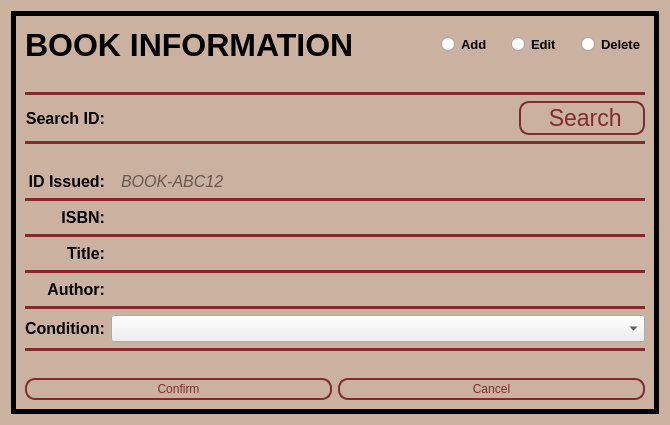
<?xml version="1.0" encoding="UTF-8"?>
<ui version="4.0">
 <class>form_bookInfo</class>
 <widget class="QWidget" name="form_bookInfo">
  <property name="geometry">
   <rect>
    <x>0</x>
    <y>0</y>
    <width>670</width>
    <height>425</height>
   </rect>
  </property>
  <property name="windowTitle">
   <string>Book Information</string>
  </property>
  <property name="styleSheet">
   <string notr="true">.QWidget{background-color: #CBB1A0;border-radius: 10px}</string>
  </property>
  <layout class="QVBoxLayout" name="verticalLayout_4">
   <item>
    <widget class="QFrame" name="border">
     <property name="styleSheet">
      <string notr="true">#border{
	color: &quot;#842a2d&quot;;
}</string>
     </property>
     <property name="frameShape">
      <enum>QFrame::Box</enum>
     </property>
     <property name="frameShadow">
      <enum>QFrame::Plain</enum>
     </property>
     <property name="lineWidth">
      <number>5</number>
     </property>
     <layout class="QVBoxLayout" name="verticalLayout_5">
      <item>
       <layout class="QVBoxLayout" name="verticalLayout_3">
        <item>
         <layout class="QHBoxLayout" name="horizontalLayout_2">
          <item>
           <widget class="QLabel" name="label_title">
            <property name="font">
             <font>
              <pointsize>24</pointsize>
              <bold>true</bold>
             </font>
            </property>
            <property name="styleSheet">
             <string notr="true">.QWidget{background-color: #CBB1A0;border-radius: 10px}</string>
            </property>
            <property name="text">
             <string>BOOK INFORMATION</string>
            </property>
           </widget>
          </item>
          <item>
           <spacer name="horizontalSpacer_4">
            <property name="orientation">
             <enum>Qt::Horizontal</enum>
            </property>
            <property name="sizeHint" stdset="0">
             <size>
              <width>40</width>
              <height>20</height>
             </size>
            </property>
           </spacer>
          </item>
          <item>
           <layout class="QVBoxLayout" name="verticalLayout">
            <item>
             <layout class="QHBoxLayout" name="horizontalLayout">
              <item>
               <widget class="QRadioButton" name="rb_addbook">
                <property name="font">
                 <font>
                  <pointsize>10</pointsize>
                  <bold>true</bold>
                 </font>
                </property>
                <property name="text">
                 <string>Add</string>
                </property>
               </widget>
              </item>
              <item>
               <spacer name="horizontalSpacer_2">
                <property name="orientation">
                 <enum>Qt::Horizontal</enum>
                </property>
                <property name="sizeHint" stdset="0">
                 <size>
                  <width>13</width>
                  <height>40</height>
                 </size>
                </property>
               </spacer>
              </item>
              <item>
               <widget class="QRadioButton" name="rb_editbook">
                <property name="font">
                 <font>
                  <pointsize>10</pointsize>
                  <bold>true</bold>
                 </font>
                </property>
                <property name="text">
                 <string>Edit</string>
                </property>
               </widget>
              </item>
              <item>
               <spacer name="horizontalSpacer_3">
                <property name="orientation">
                 <enum>Qt::Horizontal</enum>
                </property>
                <property name="sizeHint" stdset="0">
                 <size>
                  <width>13</width>
                  <height>40</height>
                 </size>
                </property>
               </spacer>
              </item>
              <item>
               <widget class="QRadioButton" name="rb_deletebook">
                <property name="font">
                 <font>
                  <pointsize>10</pointsize>
                  <bold>true</bold>
                 </font>
                </property>
                <property name="text">
                 <string>Delete</string>
                </property>
               </widget>
              </item>
             </layout>
            </item>
           </layout>
          </item>
         </layout>
        </item>
        <item>
         <spacer name="verticalSpacer_2">
          <property name="orientation">
           <enum>Qt::Vertical</enum>
          </property>
          <property name="sizeHint" stdset="0">
           <size>
            <width>20</width>
            <height>40</height>
           </size>
          </property>
         </spacer>
        </item>
        <item>
         <layout class="QVBoxLayout" name="verticalLayout_2">
          <item>
           <widget class="Line" name="line">
            <property name="styleSheet">
             <string notr="true">border: 2px solid #842a2d;</string>
            </property>
            <property name="orientation">
             <enum>Qt::Horizontal</enum>
            </property>
           </widget>
          </item>
          <item>
           <layout class="QGridLayout" name="gridLayout_2">
            <item row="0" column="1">
             <widget class="QLineEdit" name="input_search">
              <property name="font">
               <font>
                <pointsize>12</pointsize>
                <italic>false</italic>
                <bold>false</bold>
               </font>
              </property>
              <property name="styleSheet">
               <string notr="true">QLineEdit {
      color: #000000;
      font: 12pt &quot;Verdana&quot;;
      border: None;
      border-bottom-color: white;
      border-radius: 10px;
      padding: 0 8px;
      background: #CBB1A0;
      selection-background-color: darkgray;
}</string>
              </property>
             </widget>
            </item>
            <item row="0" column="0">
             <widget class="QLabel" name="search_label">
              <property name="font">
               <font>
                <pointsize>12</pointsize>
                <bold>true</bold>
               </font>
              </property>
              <property name="text">
               <string>Search ID:</string>
              </property>
              <property name="alignment">
               <set>Qt::AlignRight|Qt::AlignTrailing|Qt::AlignVCenter</set>
              </property>
             </widget>
            </item>
            <item row="0" column="2">
             <widget class="QPushButton" name="search_button">
              <property name="font">
               <font>
                <pointsize>17</pointsize>
                <italic>false</italic>
                <bold>false</bold>
               </font>
              </property>
              <property name="cursor">
               <cursorShape>PointingHandCursor</cursorShape>
              </property>
              <property name="styleSheet">
               <string notr="true">QPushButton{
	color: #842a2d;
	font: 17pt &quot;Franklin Gothic Book&quot;;
	border: 2px solid #842a2d;
	padding: 2px;
	border-radius: 10px;
	opacity: 100;
}

QPushButton:hover{
    background-color: #842a2d;
	color: #CBB1A0;
}</string>
              </property>
              <property name="text">
               <string>    Search   </string>
              </property>
             </widget>
            </item>
           </layout>
          </item>
          <item>
           <widget class="Line" name="line_2">
            <property name="styleSheet">
             <string notr="true">border: 2px solid #842a2d;</string>
            </property>
            <property name="orientation">
             <enum>Qt::Horizontal</enum>
            </property>
           </widget>
          </item>
         </layout>
        </item>
        <item>
         <spacer name="verticalSpacer">
          <property name="orientation">
           <enum>Qt::Vertical</enum>
          </property>
          <property name="sizeHint" stdset="0">
           <size>
            <width>20</width>
            <height>40</height>
           </size>
          </property>
         </spacer>
        </item>
        <item>
         <layout class="QGridLayout" name="gridLayout">
          <item row="3" column="0" colspan="2">
           <widget class="Line" name="line_4">
            <property name="styleSheet">
             <string notr="true">border: 2px solid #842a2d;</string>
            </property>
            <property name="orientation">
             <enum>Qt::Horizontal</enum>
            </property>
           </widget>
          </item>
          <item row="2" column="0">
           <widget class="QLabel" name="label_ISBN">
            <property name="font">
             <font>
              <pointsize>12</pointsize>
              <bold>true</bold>
             </font>
            </property>
            <property name="text">
             <string>ISBN:</string>
            </property>
            <property name="alignment">
             <set>Qt::AlignRight|Qt::AlignTrailing|Qt::AlignVCenter</set>
            </property>
           </widget>
          </item>
          <item row="8" column="1">
           <widget class="QComboBox" name="input_condition">
            <property name="font">
             <font>
              <pointsize>12</pointsize>
              <italic>false</italic>
              <bold>false</bold>
             </font>
            </property>
            <property name="styleSheet">
             <string notr="true">font: 12pt &quot;Verdana&quot;</string>
            </property>
            <property name="insertPolicy">
             <enum>QComboBox::InsertAfterCurrent</enum>
            </property>
            <property name="placeholderText">
             <string>&lt;choose condition&gt;</string>
            </property>
           </widget>
          </item>
          <item row="9" column="0" colspan="2">
           <widget class="Line" name="line_9">
            <property name="styleSheet">
             <string notr="true">border: 2px solid #842a2d;</string>
            </property>
            <property name="orientation">
             <enum>Qt::Horizontal</enum>
            </property>
           </widget>
          </item>
          <item row="1" column="0" colspan="2">
           <widget class="Line" name="line_5">
            <property name="styleSheet">
             <string notr="true">border: 2px solid #842a2d;</string>
            </property>
            <property name="orientation">
             <enum>Qt::Horizontal</enum>
            </property>
           </widget>
          </item>
          <item row="7" column="0" colspan="2">
           <widget class="Line" name="line_8">
            <property name="styleSheet">
             <string notr="true">border: 2px solid #842a2d;</string>
            </property>
            <property name="orientation">
             <enum>Qt::Horizontal</enum>
            </property>
           </widget>
          </item>
          <item row="6" column="0">
           <widget class="QLabel" name="label_author">
            <property name="font">
             <font>
              <pointsize>12</pointsize>
              <bold>true</bold>
             </font>
            </property>
            <property name="text">
             <string>Author:</string>
            </property>
            <property name="alignment">
             <set>Qt::AlignRight|Qt::AlignTrailing|Qt::AlignVCenter</set>
            </property>
           </widget>
          </item>
          <item row="4" column="0">
           <widget class="QLabel" name="label_Title">
            <property name="font">
             <font>
              <pointsize>12</pointsize>
              <bold>true</bold>
             </font>
            </property>
            <property name="text">
             <string>Title:</string>
            </property>
            <property name="alignment">
             <set>Qt::AlignRight|Qt::AlignTrailing|Qt::AlignVCenter</set>
            </property>
           </widget>
          </item>
          <item row="6" column="1">
           <widget class="QLineEdit" name="input_author">
            <property name="font">
             <font>
              <pointsize>12</pointsize>
              <italic>false</italic>
              <bold>false</bold>
             </font>
            </property>
            <property name="styleSheet">
             <string notr="true">QLineEdit {
      color: #000000;
      font: 12pt &quot;Verdana&quot;;
      border: None;
      border-bottom-color: white;
      border-radius: 10px;
      padding: 0 8px;
      background: #CBB1A0;
      selection-background-color: darkgray;
}</string>
            </property>
           </widget>
          </item>
          <item row="2" column="1">
           <widget class="QLineEdit" name="input_ISBN">
            <property name="font">
             <font>
              <pointsize>12</pointsize>
              <italic>false</italic>
              <bold>false</bold>
             </font>
            </property>
            <property name="styleSheet">
             <string notr="true">QLineEdit {
      color: #000000;
      font: 12pt &quot;Verdana&quot;;
      border: None;
      border-bottom-color: white;
      border-radius: 10px;
      padding: 0 8px;
      background: #CBB1A0;
      selection-background-color: darkgray;
}</string>
            </property>
           </widget>
          </item>
          <item row="5" column="0" colspan="2">
           <widget class="Line" name="line_6">
            <property name="styleSheet">
             <string notr="true">border: 2px solid #842a2d;</string>
            </property>
            <property name="orientation">
             <enum>Qt::Horizontal</enum>
            </property>
           </widget>
          </item>
          <item row="0" column="0">
           <widget class="QLabel" name="label_bookid">
            <property name="font">
             <font>
              <pointsize>12</pointsize>
              <bold>true</bold>
             </font>
            </property>
            <property name="text">
             <string>ID Issued:</string>
            </property>
            <property name="alignment">
             <set>Qt::AlignRight|Qt::AlignTrailing|Qt::AlignVCenter</set>
            </property>
           </widget>
          </item>
          <item row="4" column="1">
           <widget class="QLineEdit" name="input_title">
            <property name="font">
             <font>
              <pointsize>12</pointsize>
              <italic>false</italic>
              <bold>false</bold>
             </font>
            </property>
            <property name="styleSheet">
             <string notr="true">QLineEdit {
      color: #000000;
      font: 12pt &quot;Verdana&quot;;
      border: None;
      border-bottom-color: white;
      border-radius: 10px;
      padding: 0 8px;
      background: #CBB1A0;
      selection-background-color: darkgray;
}</string>
            </property>
           </widget>
          </item>
          <item row="0" column="1">
           <widget class="QLineEdit" name="input_bookid">
            <property name="enabled">
             <bool>false</bool>
            </property>
            <property name="font">
             <font>
              <pointsize>12</pointsize>
              <italic>true</italic>
              <bold>false</bold>
             </font>
            </property>
            <property name="styleSheet">
             <string notr="true">QLineEdit {
      color: #000000;
      border: None;
      border-bottom-color: white;
      border-radius: 10px;
      padding: 0 8px;
      background: #CBB1A0;
      selection-background-color: darkgray;
}</string>
            </property>
            <property name="inputMask">
             <string/>
            </property>
            <property name="text">
             <string/>
            </property>
            <property name="placeholderText">
             <string>BOOK-ABC12</string>
            </property>
           </widget>
          </item>
          <item row="8" column="0">
           <widget class="QLabel" name="label_condition">
            <property name="font">
             <font>
              <pointsize>12</pointsize>
              <bold>true</bold>
             </font>
            </property>
            <property name="text">
             <string>Condition:</string>
            </property>
            <property name="alignment">
             <set>Qt::AlignRight|Qt::AlignTrailing|Qt::AlignVCenter</set>
            </property>
           </widget>
          </item>
         </layout>
        </item>
        <item>
         <spacer name="verticalSpacer_3">
          <property name="orientation">
           <enum>Qt::Vertical</enum>
          </property>
          <property name="sizeHint" stdset="0">
           <size>
            <width>20</width>
            <height>40</height>
           </size>
          </property>
         </spacer>
        </item>
        <item>
         <layout class="QHBoxLayout" name="horizontalLayout_3">
          <item>
           <widget class="QPushButton" name="confirm_button">
            <property name="cursor">
             <cursorShape>PointingHandCursor</cursorShape>
            </property>
            <property name="styleSheet">
             <string notr="true">QPushButton{
	color: #842a2d;
	font: 17pt &quot;Franklin Gothic Book&quot;;
	border: 2px solid #842a2d;
	padding: 2px;
	border-radius: 10px;
	opacity: 100;
}

QPushButton:hover{
    background-color: #842a2d;
	color: #CBB1A0;
}</string>
            </property>
            <property name="text">
             <string>Confirm</string>
            </property>
           </widget>
          </item>
          <item>
           <widget class="QPushButton" name="cancel_button">
            <property name="cursor">
             <cursorShape>PointingHandCursor</cursorShape>
            </property>
            <property name="styleSheet">
             <string notr="true">QPushButton{
	color: #842a2d;
	font: 17pt &quot;Franklin Gothic Book&quot;;
	border: 2px solid #842a2d;
	padding: 2px;
	border-radius: 10px;
	opacity: 100;
}

QPushButton:hover{
    background-color: #842a2d;
	color: #CBB1A0;
}</string>
            </property>
            <property name="text">
             <string>Cancel</string>
            </property>
           </widget>
          </item>
         </layout>
        </item>
       </layout>
      </item>
     </layout>
    </widget>
   </item>
  </layout>
 </widget>
 <resources/>
 <connections/>
</ui>
